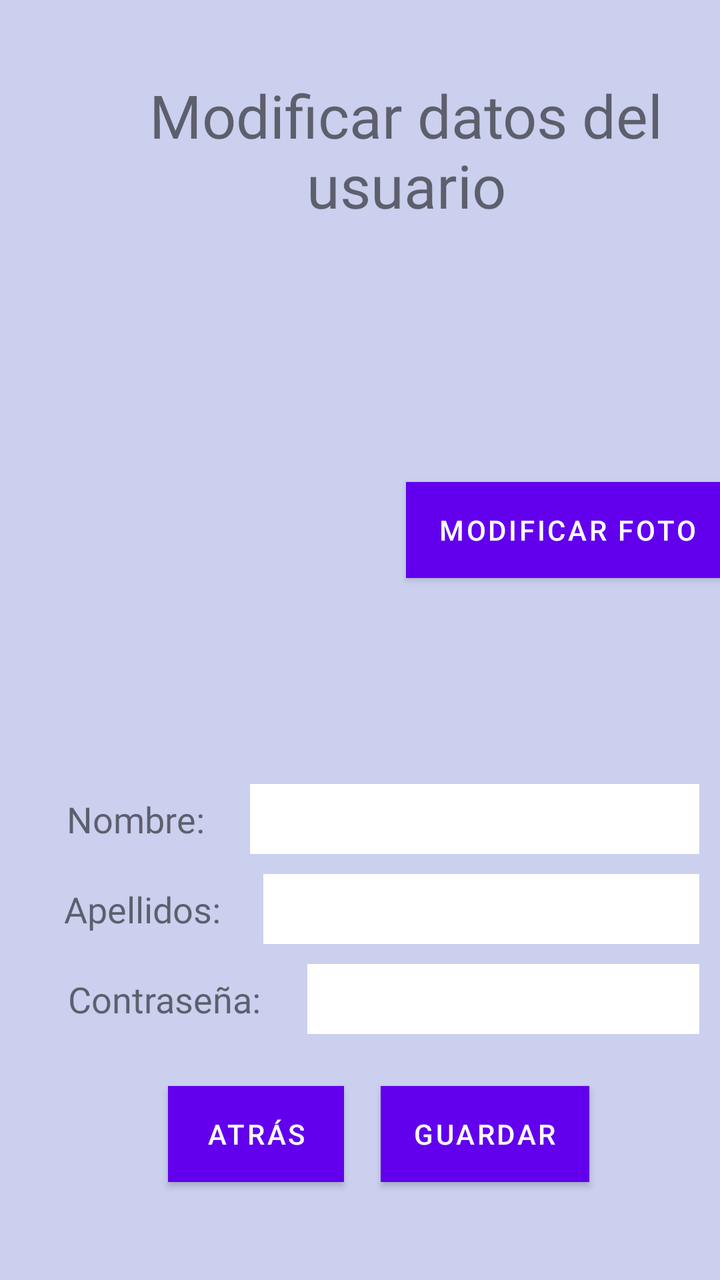
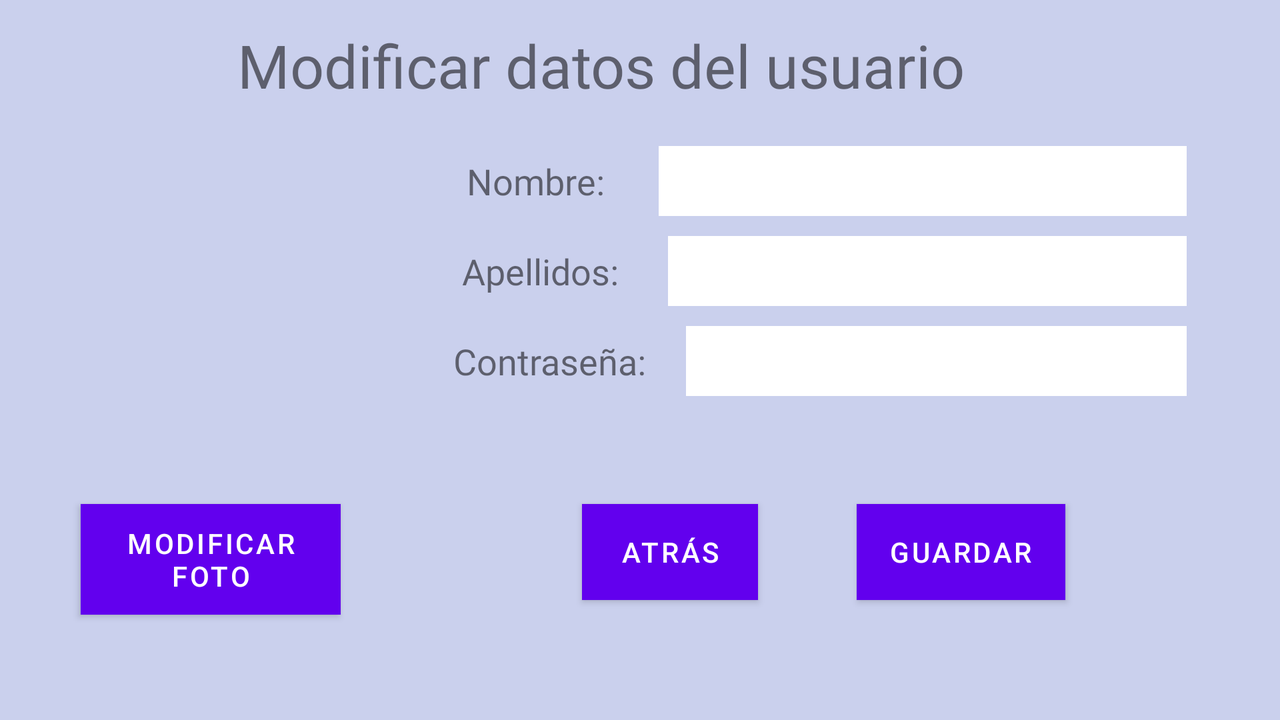

One screen, two layout resources from the same app: the default and the repository's alternative for another configuration. Each is rendered where Android would select it; the XML of both is given below.
<!-- AndroidManifest.xml: application theme Theme.DesPISTAdos2 -->
<!-- res/layout/activity_modificar.xml -->
<?xml version="1.0" encoding="utf-8"?>
<androidx.constraintlayout.widget.ConstraintLayout xmlns:android="http://schemas.android.com/apk/res/android"
    xmlns:app="http://schemas.android.com/apk/res-auto"
    xmlns:tools="http://schemas.android.com/tools"
    android:layout_width="match_parent"
    android:layout_height="match_parent"
    android:background="#CAD0ED"
    tools:context=".Modificar">

    <TextView
        android:id="@+id/txtModificar"
        android:layout_width="302dp"
        android:layout_height="94dp"
        android:layout_marginStart="52dp"
        android:layout_marginTop="28dp"
        android:fontFamily="@font/finger_paint"
        android:gravity="center"
        android:text="Modificar datos del usuario"
        android:textSize="30sp"
        app:layout_constraintStart_toStartOf="parent"
        app:layout_constraintTop_toTopOf="parent" />

    <LinearLayout
        android:id="@+id/linearLayout"
        android:layout_width="415dp"
        android:layout_height="206dp"
        android:layout_marginTop="40dp"
        android:orientation="horizontal"
        app:layout_constraintEnd_toEndOf="parent"
        app:layout_constraintStart_toStartOf="parent"
        app:layout_constraintTop_toBottomOf="@+id/txtModificar">

        <ImageView
            android:id="@+id/imageView"
            android:layout_width="200dp"
            android:layout_height="match_parent"
            android:layout_marginLeft="25dp"
            android:layout_marginTop="0dp" />

        <Button
            android:id="@+id/btnSacarFoto"
            android:layout_width="wrap_content"
            android:layout_height="wrap_content"
            android:layout_gravity="center|center_vertical"
            android:layout_marginLeft="5dp"
            android:layout_marginTop="0dp"
            android:background="#3F51B5"
            android:backgroundTint="#3F51B5"
            android:text="Modificar foto" />
    </LinearLayout>

    <LinearLayout
        android:id="@+id/linearLayout2"
        android:layout_width="339dp"
        android:layout_height="135dp"
        android:layout_marginTop="24dp"
        android:orientation="vertical"
        app:layout_constraintEnd_toEndOf="parent"
        app:layout_constraintStart_toStartOf="parent"
        app:layout_constraintTop_toBottomOf="@+id/linearLayout">

        <LinearLayout
            android:layout_width="match_parent"
            android:layout_height="wrap_content"
            android:orientation="horizontal">

            <TextView
                android:id="@+id/txtNombreModificar"
                android:layout_width="100dp"
                android:layout_height="wrap_content"
                android:layout_weight="1"
                android:fontFamily="@font/coda"
                android:gravity="center"
                android:text="Nombre:"
                android:textSize="18dp" />

            <EditText
                android:id="@+id/nombreModificar"
                android:layout_width="wrap_content"
                android:layout_height="35dp"
                android:layout_weight="1"
                android:background="@color/white"
                android:ems="10"
                android:fontFamily="@font/coda"
                android:inputType="textPersonName" />
        </LinearLayout>

        <Space
            android:layout_width="match_parent"
            android:layout_height="10dp" />

        <LinearLayout
            android:layout_width="match_parent"
            android:layout_height="wrap_content"
            android:orientation="horizontal">

            <TextView
                android:id="@+id/txtApellidosModificar"
                android:layout_width="113dp"
                android:layout_height="wrap_content"
                android:layout_weight="1"
                android:fontFamily="@font/coda"
                android:gravity="center"
                android:text="Apellidos:"
                android:textSize="18dp" />

            <EditText
                android:id="@+id/apellidosModificar"
                android:layout_width="wrap_content"
                android:layout_height="35dp"
                android:layout_weight="1"
                android:background="@color/white"
                android:ems="10"
                android:fontFamily="@font/coda"
                android:inputType="textPersonName" />

        </LinearLayout>

        <Space
            android:layout_width="match_parent"
            android:layout_height="10dp" />

        <LinearLayout
            android:layout_width="match_parent"
            android:layout_height="wrap_content"
            android:orientation="horizontal">

            <TextView
                android:id="@+id/txtContrasenaModificar"
                android:layout_width="157dp"
                android:layout_height="wrap_content"
                android:layout_weight="1"
                android:fontFamily="@font/coda"
                android:gravity="center"
                android:text="Contraseña:"
                android:textSize="18dp" />

            <EditText
                android:id="@+id/contrasenaModificar"
                android:layout_width="wrap_content"
                android:layout_height="35dp"
                android:layout_weight="1"
                android:background="@color/white"
                android:ems="10"
                android:fontFamily="@font/coda"
                android:inputType="textPersonName" />

        </LinearLayout>
    </LinearLayout>

    <Button
        android:id="@+id/btnAtrasModificar"
        android:layout_width="wrap_content"
        android:layout_height="wrap_content"
        android:layout_marginTop="16dp"
        android:background="#3F51B5"
        android:text="Atrás"
        app:layout_constraintEnd_toEndOf="parent"
        app:layout_constraintHorizontal_bias="0.309"
        app:layout_constraintStart_toStartOf="parent"
        app:layout_constraintTop_toBottomOf="@+id/linearLayout2" />

    <Button
        android:id="@+id/btnGuardarModificar"
        android:layout_width="wrap_content"
        android:layout_height="wrap_content"
        android:layout_marginTop="16dp"
        android:background="#3F51B5"
        android:text="Guardar"
        app:layout_constraintEnd_toEndOf="parent"
        app:layout_constraintHorizontal_bias="0.218"
        app:layout_constraintStart_toEndOf="@+id/btnAtrasModificar"
        app:layout_constraintTop_toBottomOf="@+id/linearLayout2" />
</androidx.constraintlayout.widget.ConstraintLayout>
<!-- resources referenced by this layout -->
<resources>
  <style name="Theme.DesPISTAdos2" parent="Theme.MaterialComponents.DayNight.NoActionBar">
          
          <item name="colorPrimary">@color/purple_500</item>
          <item name="colorPrimaryVariant">@color/purple_700</item>
          <item name="colorOnPrimary">@color/white</item>
          
          <item name="colorSecondary">@color/teal_200</item>
          <item name="colorSecondaryVariant">@color/teal_700</item>
          <item name="colorOnSecondary">@color/black</item>
          
          <item name="android:statusBarColor" tools:targetApi="l">?attr/colorPrimaryVariant</item>
          
      </style>
</resources>
<!-- res/layout-land/activity_modificar.xml (the repository's variant of the layout above) -->
<!-- drawn on the phone turned sideways -->
<?xml version="1.0" encoding="utf-8"?>
<androidx.constraintlayout.widget.ConstraintLayout xmlns:android="http://schemas.android.com/apk/res/android"
    xmlns:app="http://schemas.android.com/apk/res-auto"
    xmlns:tools="http://schemas.android.com/tools"
    android:layout_width="match_parent"
    android:layout_height="match_parent"
    android:background="#CAD0ED"
    tools:context=".Modificar">

    <TextView
        android:id="@+id/txtModificar"
        android:layout_width="473dp"
        android:layout_height="57dp"
        android:layout_marginStart="64dp"
        android:layout_marginTop="4dp"
        android:fontFamily="@font/finger_paint"
        android:gravity="center"
        android:text="Modificar datos del usuario"
        android:textSize="30sp"
        app:layout_constraintStart_toStartOf="parent"
        app:layout_constraintTop_toTopOf="parent" />

    <ImageView
        android:id="@+id/imageView"
        android:layout_width="151dp"
        android:layout_height="167dp"
        android:layout_marginTop="12dp"
        app:layout_constraintEnd_toEndOf="parent"
        app:layout_constraintHorizontal_bias="0.065"
        app:layout_constraintStart_toStartOf="parent"
        app:layout_constraintTop_toBottomOf="@+id/txtModificar" />

    <Button
        android:id="@+id/btnSacarFoto"
        android:layout_width="130dp"
        android:layout_height="wrap_content"
        android:layout_gravity="center|center_vertical"
        android:layout_marginTop="12dp"
        android:background="#3F51B5"
        android:backgroundTint="#3F51B5"
        android:text="Modificar foto"
        app:layout_constraintEnd_toEndOf="parent"
        app:layout_constraintHorizontal_bias="0.079"
        app:layout_constraintStart_toStartOf="parent"
        app:layout_constraintTop_toBottomOf="@+id/imageView" />

    <LinearLayout
        android:id="@+id/linearLayout2"
        android:layout_width="387dp"
        android:layout_height="147dp"
        android:layout_marginTop="12dp"
        android:orientation="vertical"
        app:layout_constraintEnd_toEndOf="parent"
        app:layout_constraintHorizontal_bias="0.816"
        app:layout_constraintStart_toStartOf="parent"
        app:layout_constraintTop_toBottomOf="@+id/txtModificar">

        <LinearLayout
            android:layout_width="match_parent"
            android:layout_height="wrap_content"
            android:orientation="horizontal">

            <TextView
                android:id="@+id/txtNombreModificar"
                android:layout_width="wrap_content"
                android:layout_height="wrap_content"
                android:layout_weight="1"
                android:fontFamily="@font/coda"
                android:gravity="center"
                android:text="Nombre:"
                android:textSize="18dp" />

            <EditText
                android:id="@+id/nombreModificar"
                android:layout_width="wrap_content"
                android:layout_height="35dp"
                android:layout_weight="1"
                android:background="@color/white"
                android:ems="10"
                android:fontFamily="@font/coda"
                android:inputType="textPersonName" />
        </LinearLayout>

        <Space
            android:layout_width="match_parent"
            android:layout_height="10dp" />

        <LinearLayout
            android:layout_width="match_parent"
            android:layout_height="wrap_content"
            android:orientation="horizontal">

            <TextView
                android:id="@+id/txtApellidosModificar"
                android:layout_width="wrap_content"
                android:layout_height="wrap_content"
                android:layout_weight="1"
                android:fontFamily="@font/coda"
                android:gravity="center"
                android:text="Apellidos:"
                android:textSize="18dp" />

            <EditText
                android:id="@+id/apellidosModificar"
                android:layout_width="wrap_content"
                android:layout_height="35dp"
                android:layout_weight="1"
                android:background="@color/white"
                android:ems="10"
                android:fontFamily="@font/coda"
                android:inputType="textPersonName" />

        </LinearLayout>

        <Space
            android:layout_width="match_parent"
            android:layout_height="10dp" />

        <LinearLayout
            android:layout_width="match_parent"
            android:layout_height="wrap_content"
            android:orientation="horizontal">

            <TextView
                android:id="@+id/txtContrasenaModificar"
                android:layout_width="wrap_content"
                android:layout_height="wrap_content"
                android:layout_weight="1"
                android:fontFamily="@font/coda"
                android:gravity="center"
                android:text="Contraseña:"
                android:textSize="18dp" />

            <EditText
                android:id="@+id/contrasenaModificar"
                android:layout_width="wrap_content"
                android:layout_height="35dp"
                android:layout_weight="1"
                android:background="@color/white"
                android:ems="10"
                android:fontFamily="@font/coda"
                android:inputType="textPersonName" />

        </LinearLayout>
    </LinearLayout>

    <Button
        android:id="@+id/btnAtrasModificar"
        android:layout_width="wrap_content"
        android:layout_height="wrap_content"
        android:layout_marginTop="32dp"
        android:background="#3F51B5"
        android:text="Atrás"
        app:layout_constraintEnd_toEndOf="parent"
        app:layout_constraintHorizontal_bias="0.527"
        app:layout_constraintStart_toStartOf="parent"
        app:layout_constraintTop_toBottomOf="@+id/linearLayout2" />

    <Button
        android:id="@+id/btnGuardarModificar"
        android:layout_width="wrap_content"
        android:layout_height="wrap_content"
        android:layout_marginTop="32dp"
        android:background="#3F51B5"
        android:text="Guardar"
        app:layout_constraintEnd_toEndOf="parent"
        app:layout_constraintHorizontal_bias="0.315"
        app:layout_constraintStart_toEndOf="@+id/btnAtrasModificar"
        app:layout_constraintTop_toBottomOf="@+id/linearLayout2" />
</androidx.constraintlayout.widget.ConstraintLayout>
